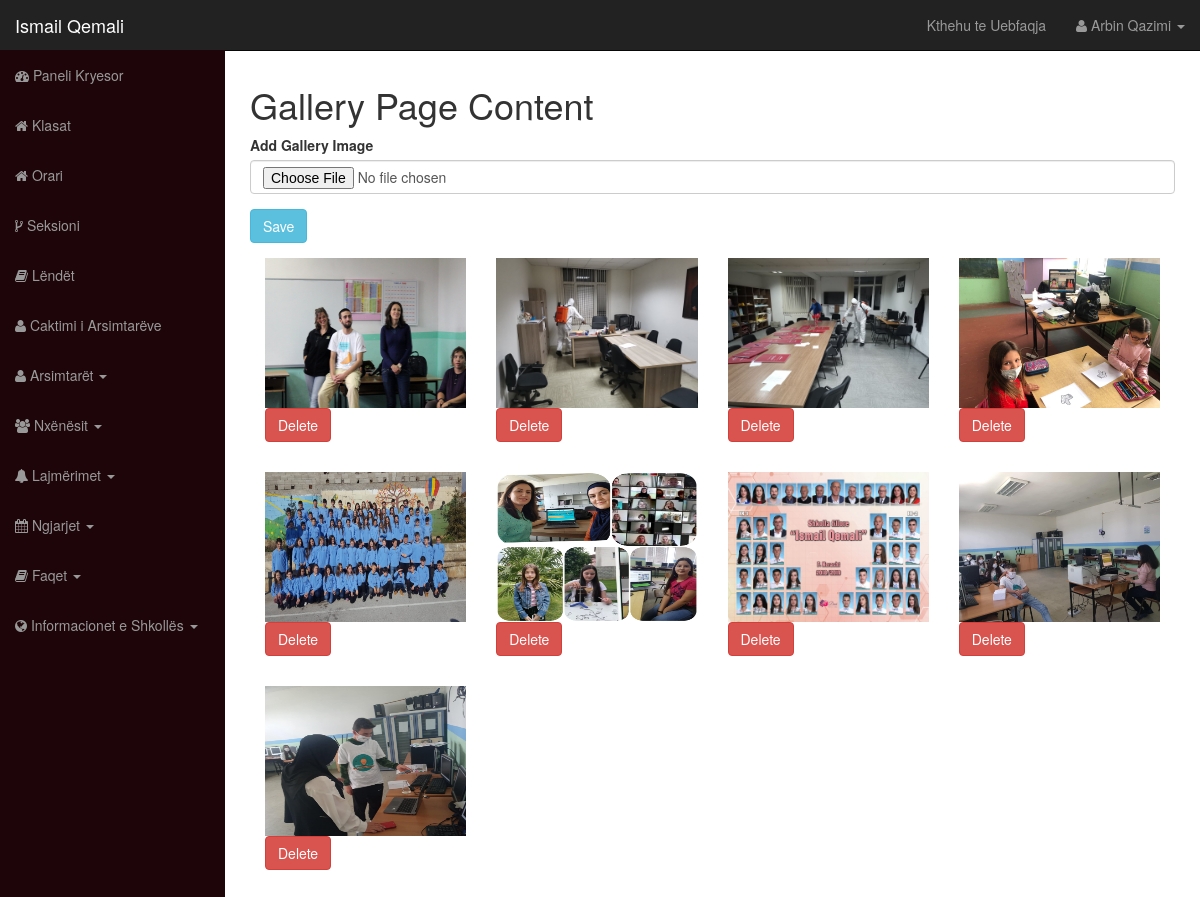
/teacher-dashboard/school-admin/content_gallery.php (signed in), run on the app's committed database.
### tables this page shows
CREATE TABLE `user` (
  `id` int(12) NOT NULL,
  `username` varchar(100) NOT NULL,
  `user_password` varchar(255) NOT NULL,
  `user_role` varchar(30) NOT NULL,
  `user_firstname` varchar(50) DEFAULT NULL,
  `user_lastname` varchar(50) DEFAULT NULL
);

CREATE TABLE `page_contents` (
  `id` int(11) NOT NULL,
  `page_name` varchar(20) NOT NULL,
  `page_text` text DEFAULT NULL,
  `page_image` varchar(100) DEFAULT NULL
);

### functions.php (called while the page is built, shortened)
<?php
	require_once "includes/db.php";
	function get_name_by_session() {
		global $conn;
		$fullName = '';
		if(isset($_SESSION['username'])) {
			$session_user = $_SESSION['username'];
			$query = "SELECT user_firstname, user_lastname FROM user WHERE username='$session_user' LIMIT 1";
			$result = mysqli_query($conn, $query);
			$row = mysqli_fetch_assoc($result);
			$first_name = $row['user_firstname'];
			$last_name = $row['user_lastname'];
			$fullName = $first_name . " " . $last_name;
		}
		return $fullName;
	}

### teacher-dashboard/school-admin/content_gallery.php (the view, shortened to what this page needs)
<?php require_once "includes/header.php"; ?>
	<h1>Gallery Page Content</h1>
	<form action="" method="post" enctype="multipart/form-data">
		<div class="form-group">
			<label for="">Add Gallery Image</label>
			<input type="file" class="form-control" name="gallery_content">
		</div>
		<div class="form-group">
			<input type="submit" value="Save" class="btn btn-info" name="save_gallery_content">
		</div>
	</form>
	<?php
		$query = "SELECT * FROM page_contents WHERE page_name='gallery_page'";
		$result = mysqli_query($conn, $query);
		while ($row = mysqli_fetch_assoc($result)) {
			$image = $row['page_image'];
			$image_id = $row['id'];
	?>
		<div class="col-md-3" style="margin-bottom: 30px;">
			<img src="../assets/images/gallery-image/<?php echo $image; ?>" width="100%" height="150" alt="gallery">
			<a href="content_gallery.php?delete-image=<?php echo $image_id; ?>" class="btn btn-danger hidden-del-field">Delete</a>
		</div>
	<?php } ?>
<?php require_once "includes/footer.php"; ?>

### teacher-dashboard/school-admin/includes/header.php (shortened to what this page needs)
<?php
	require_once "../functions.php";
?>
<!DOCTYPE html>
<html lang="en">
	<head>
		<link href="css/bootstrap.css" rel="stylesheet">
		<link href="css/bootstrap-datepicker.css" rel="stylesheet">
		<link href="css/sb-admin.css" rel="stylesheet">
		<link rel="stylesheet" href="font-awesome/css/font-awesome.min.css">
	</head>
	<body>
		<div id="wrapper">
			<nav class="navbar navbar-inverse navbar-fixed-top" role="navigation">
				<div class="navbar-header">
					<a class="navbar-brand" href="index.php">Ismail Qemali</a>
				</div>
				<div class="collapse navbar-collapse navbar-ex1-collapse">
					<ul class="nav navbar-nav side-nav">
						<li><a href="index.php"><i class="fa fa-dashboard"></i> Paneli Kryesor</a></li>
						<li><a href="class.php"><i class="fa fa-home"></i> Klasat</a></li>
						<li><a href="class_time.php"><i class="fa fa-home"></i> Orari</a></li>
						<li><a href="sections.php"><i class="fa fa-code-fork"></i> Seksioni</a></li>
						<li><a href="subjects.php"><i class="fa fa-book"></i> Lëndët</a></li>
						<li><a href="assign_teacher.php"><i class="fa fa-user"></i> Caktimi i Arsimtarëve</a></li>
						<li class="dropdown">
							<a href="#" class="dropdown-toggle" data-toggle="dropdown"><i class="fa fa-user"></i> Arsimtarët <b class="caret"></b></a>
						</li>
						<li class="dropdown">
							<a href="#" class="dropdown-toggle" data-toggle="dropdown"><i class="fa fa-users"></i> Nxënësit <b class="caret"></b></a>
						</li>
						<li class="dropdown">
							<a href="#" class="dropdown-toggle" data-toggle="dropdown"><i class="fa fa-bell"></i> Lajmërimet <b class="caret"></b></a>
						</li>
						<li class="dropdown">
							<a href="#" class="dropdown-toggle" data-toggle="dropdown"><i class="fa fa-calendar"></i> Ngjarjet <b class="caret"></b></a>
						</li>
						<li class="dropdown">
							<a href="#" class="dropdown-toggle" data-toggle="dropdown"><i class="fa fa-book"></i> Faqet <b class="caret"></b></a>
						</li>
						<li class="dropdown">
							<a href="#" class="dropdown-toggle" data-toggle="dropdown"><i class="fa fa-globe"></i> Informacionet e Shkollës  <b class="caret"></b></a>
						</li>
					</ul>
					<ul class="nav navbar-nav navbar-right navbar-user">
						<li><a href="../index.php" target="_blank">Kthehu te Uebfaqja</a></li>
						<li class="dropdown user-dropdown">
							<a href="#" class="dropdown-toggle" data-toggle="dropdown"><i class="fa fa-user"></i> <?php echo get_name_by_session(); ?> <b class="caret"></b></a>
						</li>
					</ul>
					</div>
				</nav>
				<div id="page-wrapper">
					<div class="row">
						<div class="col-lg-12">

### teacher-dashboard/school-admin/css/sb-admin.css (style rules this page uses)
body { margin-top: 50px; }
#wrapper { padding-left: 0; }
#page-wrapper { width: 100%; padding: 5px 15px; }
@media (min-width:768px) { #wrapper { padding-left: 225px; } }
@media (min-width:768px) { #page-wrapper { padding: 15px 25px; } }
@media (min-width:768px) { .side-nav { margin-left: -225px; left: 225px; width: 225px; position: fixed; top: 50px; height: 100%; border-radius: 0; border: none; background-color: #1d0509; overflow-y: auto; } }
@media (min-width:768px) { .side-nav>li>a { width: 225px; } }
@media (min-width:768px) { .navbar-collapse { padding-left: 15px !important; padding-right: 15px !important; } }
.side-nav { padding-bottom: 50px; }

### data on the page
user: get_name_by_session() "Arbin Qazimi"
page_contents: page_image (picture)
page_contents: page_image (picture)
page_contents: page_image (picture)
page_contents: page_image (picture)
page_contents: page_image (picture)
page_contents: page_image (picture)
page_contents: page_image (picture)
page_contents: page_image (picture)
page_contents: page_image (picture)
